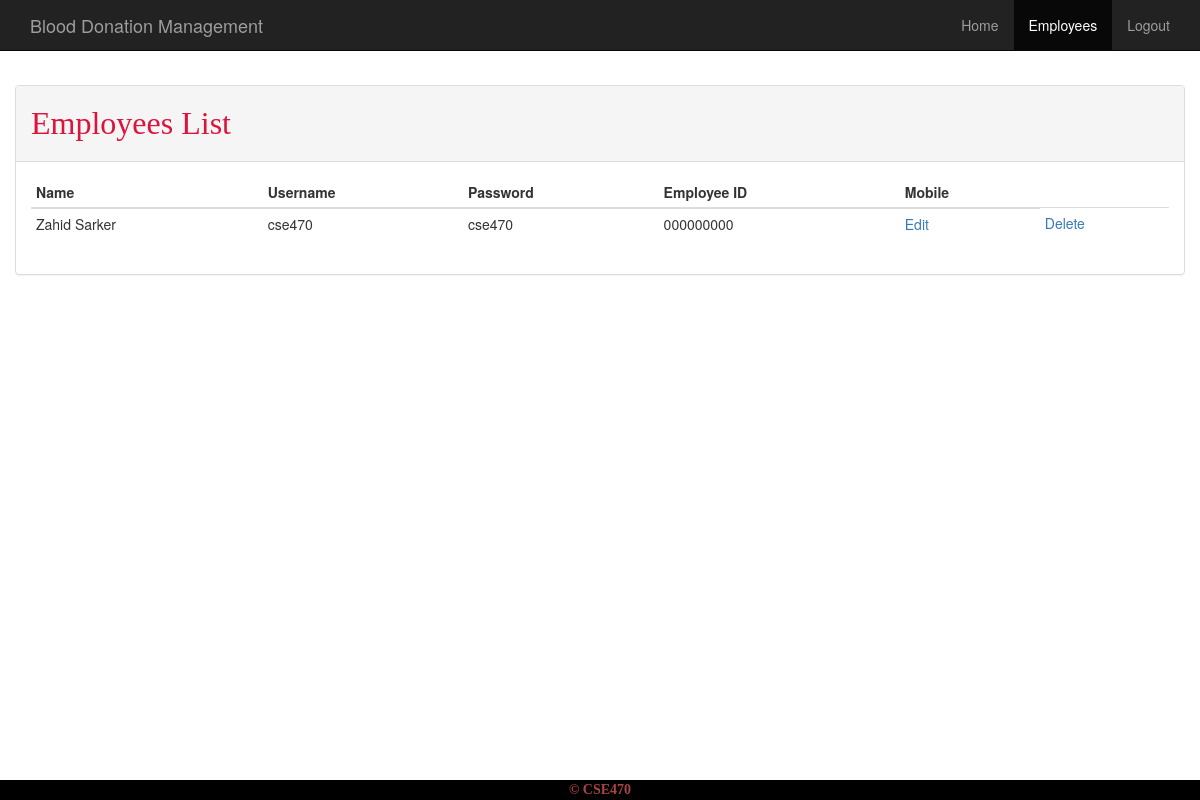
The page /Controller/admin/employee.php (signed in) on the database its author committed.
### tables this page shows
CREATE TABLE `employees` (
  `id` int(11) NOT NULL,
  `f_name` varchar(35) NOT NULL,
  `l_name` varchar(35) NOT NULL,
  `username` varchar(15) NOT NULL,
  `password` varchar(15) NOT NULL,
  `b_day` date NOT NULL,
  `mobile_nr` varchar(11) NOT NULL
);

### Controller/admin/php/DBConnect.php (called while the page is built, shortened)
<?php
class DBConnect {
    private $db = NULL;
    public function __construct() {
        $dsn = 'mysql:dbname=' . self::DB_NAME . ';host=' . self::DB_SERVER;
        try {
            $this->db = new PDO($dsn, self::DB_USER, self::DB_PASSWORD);
        } catch (PDOException $e) {
            die("Connection failed! Possible solution: Change your mySQL username to 'root' and password to 'root' or go to project folder BDManagement/php/DBConnect.php and change DB_USER and DB_PASSWORD variable inside DBConnect class according to your mySQL username and password.");
        }
        return $this->db;
    }
    public function getEmployees(){
        $stmt = $this->db->prepare("SELECT * FROM employees");
        $stmt->execute();
        return $stmt->fetchAll();
    }
}

### Controller/admin/employee.php (the view, shortened to what this page needs)
<?php
require_once 'php/DBConnect.php';
$db = new DBConnect();
$db->auth();
$employees = $db->getEmployees();
include 'layout/_header.php';
include 'layout/navbar.php';
?>
<div class="container">
    <div class="row">
        <div class="panel panel-default">
            <div class="panel-heading">
                <h5>Employees List</h5>
            </div>
            <div class="panel-body">
                <?php if(isset($employees)): ?>
                <table class="table table-condensed">
                    <thead>
                    <th>Name</th>
                    <th>Username</th>
                    <th>Password</th>
                    <th>Employee ID</th>
                    <th>Mobile</th>
                    </thead>
                    <tbody>
                        <?php foreach($employees as $e): ?>
                        <tr>
                            <td><?= $e['f_name']." ".$e['l_name']; ?></td>
                            <td><?= $e['username']; ?></td>
                            <td><?= $e['password']; ?></td>
                            <td><?= $e['mobile_nr']; ?></td>
                            <td><a href="edit.php?id=<?= $e['id']; ?>">Edit</a></td>
                            <td><a href="delete.php?id=<?= $e['id']; ?>">Delete</a></td>
                        </tr>
                        <?php endforeach; ?>
                    </tbody>
                </table>
                <?php endif; ?>
            </div>
        </div>
    </div>
</div>
<?php include 'layout/_footer.php'; ?>

### Controller/admin/css/mystyle.css (style rules this page uses)
body { padding-top: 3.2em; }
h5 { font-size: xx-large; font-family: "Cantarell",cursive; color: crimson; }

### rows shown on the page
employees: f_name "Zahid", l_name "Sarker", username "cse470", password "cse470", mobile_nr "000000000"
